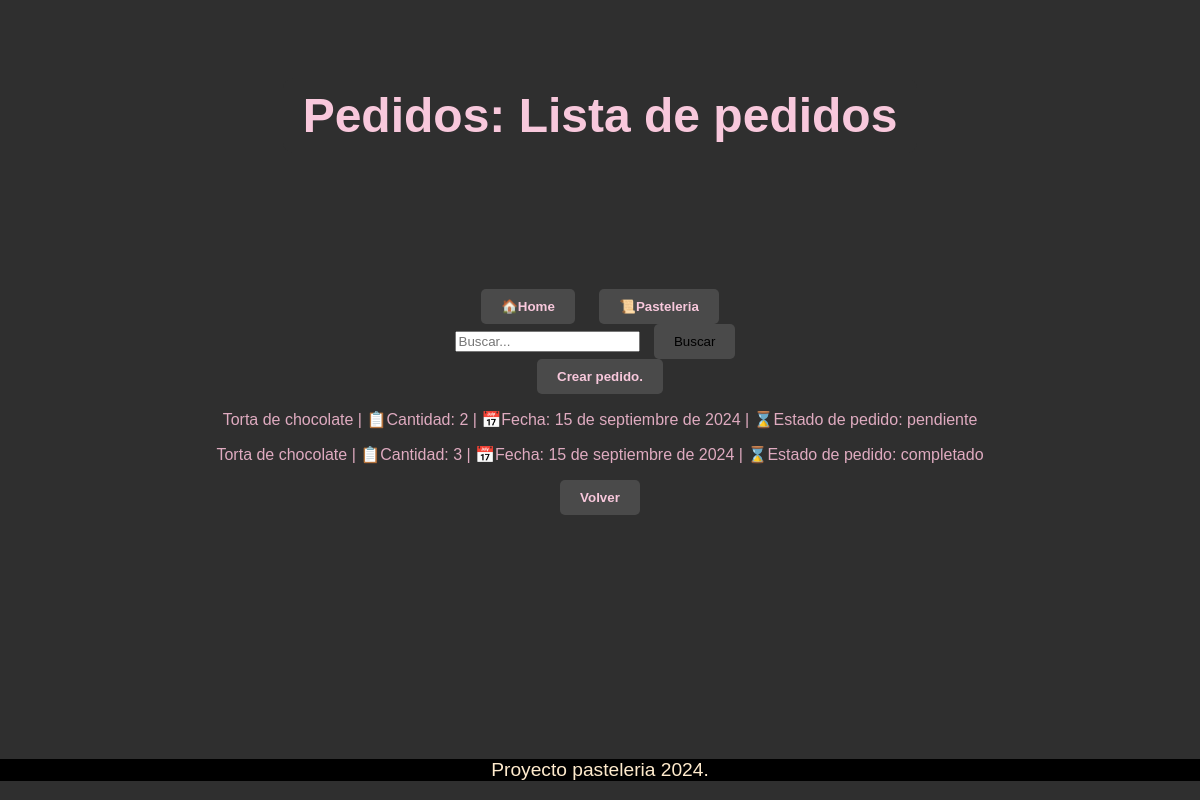
The app's page /pasteleria/pedido/list, older data.
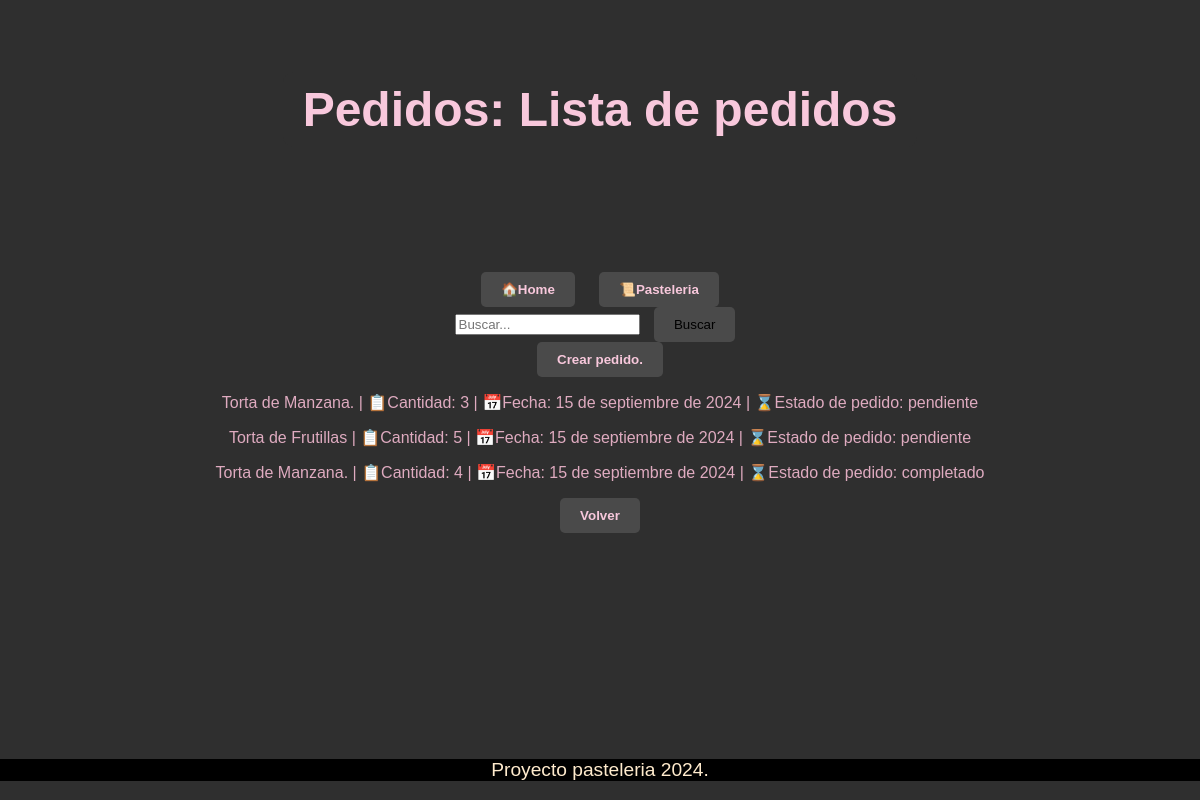
The same page, newer data.
### pasteleria/models.py (models this page shows, shortened)
class Pedido(models.Model):
    cliente = models.ForeignKey(Cliente, on_delete=models.CASCADE)
    torta = models.ForeignKey(Torta, on_delete=models.CASCADE)
    cantidad = models.IntegerField()
    fecha_pedido = models.DateField()
    estado = models.CharField(max_length=50, choices=[('pendiente', 'Pendiente'), ('completado', 'Completado')])

class Torta(models.Model):
    nombre = models.CharField(max_length=100, unique=True)
    descripcion = models.TextField()
    precio = models.DecimalField(max_digits=6, decimal_places=2)
    def __str__(self):
        return self.nombre

### pasteleria/views.py (the view)
# urls.py: path("pedido/list", views.pedido_list, name="pedido_list"),
def pedido_list(request):
    query = request.GET.get("q")
    if query:
        pedido = Pedido.objects.filter(nombre__icontains=query)
    else:
        pedidos = Pedido.objects.all()
    contexto = {'pedidos' : pedidos}
    return render(request, 'pasteleria/pedido_list.html', contexto)

### pasteleria/templates/pasteleria/pedido_list.html
{% extends 'core/base.html' %}
{% block header %}
    Pedidos: Lista de pedidos
{% endblock header %}
{% block main %}
<form action="{% url 'pasteleria:pedido_list' %}" method="get">
    <input type="text" name="q" placeholder="Buscar...">
    <button type="submit">Buscar</button>
</form>
<button>
    <a href="{% url 'pasteleria:pedido_create' %}">Crear pedido.</a>
</button>
    <div>
        {% for pedido in pedidos %}
            <p> {{ pedido.nombre }} {{ pedido.torta }} | 📋Cantidad: {{ pedido.cantidad }} | 📅Fecha: {{ pedido.fecha_pedido }} | ⌛Estado de pedido: {{ pedido.estado }}</p>
            {% empty %}
            <p>No hay registros.</p>
        {% endfor %}
    </div>
    <button><a href="{% url 'pasteleria:index' %}"> Volver </a></button>
{% endblock main %}

Row changes from the older to the newer data that the page shows:
removed Pedido: torta "Torta de chocolate", cantidad "2", fecha_pedido "15 de septiembre de 2024", estado "pendiente"
removed Pedido: torta "Torta de chocolate", cantidad "3", fecha_pedido "15 de septiembre de 2024", estado "completado"
added Pedido: torta "Torta de Manzana.", cantidad "3", fecha_pedido "15 de septiembre de 2024", estado "pendiente"
added Pedido: torta "Torta de Frutillas", cantidad "5", fecha_pedido "15 de septiembre de 2024", estado "pendiente"
added Pedido: torta "Torta de Manzana.", cantidad "4", fecha_pedido "15 de septiembre de 2024", estado "completado"
